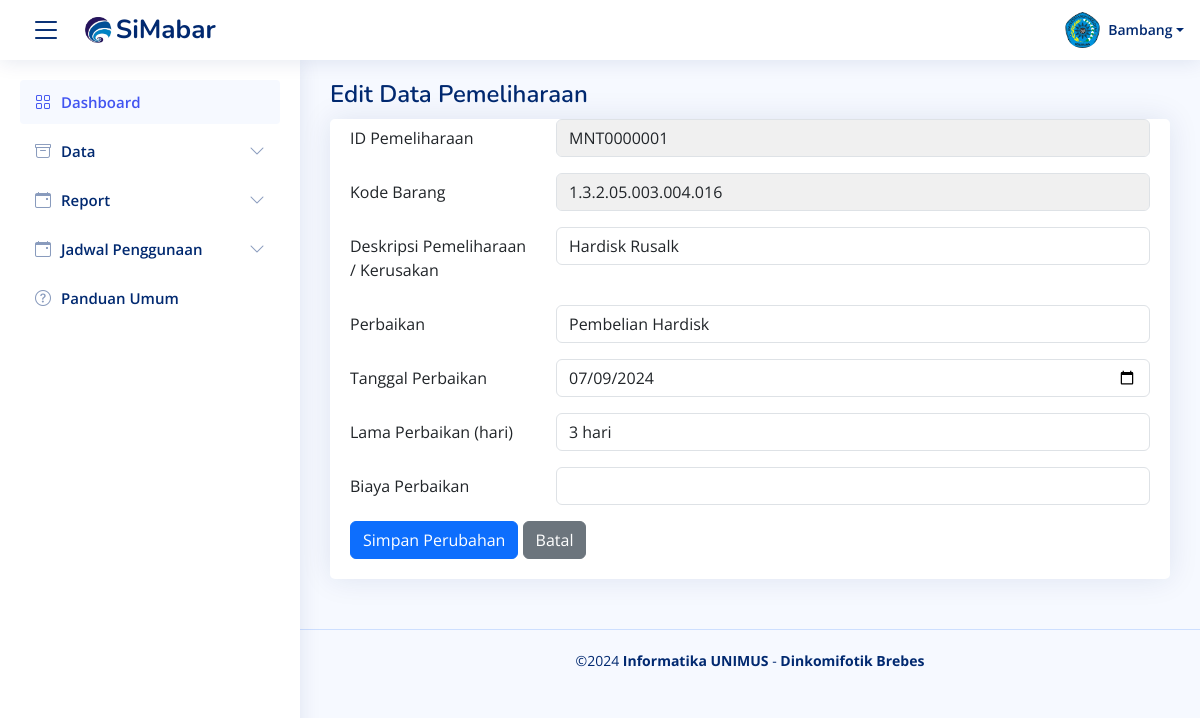
Screenshot of /frm_edit_pemeliharaan.php?id_pemeliharaan=MNT0000001 with the database file from the repository.
### tables this page shows
CREATE TABLE `data_pemeliharaan` (
  `id_pemeliharaan` varchar(50) NOT NULL,
  `kode_barang` varchar(50) NOT NULL,
  `desk_pemeliharaan` text DEFAULT NULL,
  `perbaikan` text DEFAULT NULL,
  `tgl_perbaikan` date DEFAULT NULL,
  `lama_perbaikan` varchar(50) DEFAULT NULL,
  `biaya_perbaikan` decimal(15,2) DEFAULT NULL
);

### frm_edit_pemeliharaan.php (the view, shortened to what this page needs)
<?php
include('koneksi/koneksi.php');
include('component/header.php');
$id_pemeliharaan = $_GET['id_pemeliharaan'];
$sql = "SELECT * FROM data_pemeliharaan WHERE id_pemeliharaan = '$id_pemeliharaan'";
$result = mysqli_query($conn, $sql);
if (mysqli_num_rows($result) == 1) {
    $row = mysqli_fetch_assoc($result);
} else {
    header('Location: Data_pemeliharaan.php');
    exit;
}
?>
<main id="main" class="main">
  <div class="pagetitle">
    <h1>Edit Data Pemeliharaan</h1>
  </div>
  <div class="card">
    <div class="card-body">
  <form id="editPemeliharaanForm" method="POST" action="proses/pemeliharaan/edit_pemeliharaan.php">
  <div class="row row mb-3">
      <label for="id_pemeliharaan" class="col-sm-3 col-form-label">ID Pemeliharaan</label>
      <div class="col-sm-9">
        <input type="text" id="id_pemeliharaan" name="id_pemeliharaan" class="form-control readonly-input" value="<?php echo htmlspecialchars($row['id_pemeliharaan']); ?>" readonly style="background-color: #f0f0f0;">
        </div>
    </div>
    <div class="row row mb-3">
      <label for="kode_barang" class="col-sm-3 col-form-label">Kode Barang</label>
      <div class="col-sm-9">
        <input type="text" id="kode_barang" name="kode_barang" class="form-control readonly-input" value="<?php echo htmlspecialchars($row['kode_barang']); ?>" readonly style="background-color: #f0f0f0;">
        </div>
    </div>
    <div class="row mb-3">
      <label for="desk_pemeliharaan" class="col-sm-3 col-form-label">Deskripsi Pemeliharaan / Kerusakan</label>
      <div class="col-sm-9">
        <input type="text" id="desk_pemeliharaan" name="desk_pemeliharaan" class="form-control readonly-input" value="<?php echo htmlspecialchars($row['desk_pemeliharaan']); ?>">
    </div>
    </div>
    <div class="row mb-3">
      <label for="perbaikan" class="col-sm-3 col-form-label">Perbaikan</label>
      <div class="col-sm-9">
        <input type="text" id="perbaikan" name="perbaikan" class="form-control readonly-input" value="<?php echo htmlspecialchars($row['perbaikan']); ?>">
    </div>
    </div>
    <div class="row mb-3">
      <label for="tgl_perbaikan" class="col-sm-3 col-form-label">Tanggal Perbaikan</label>
      <div class="col-sm-9">
        <input type="date" id="tgl_perbaikan" name="tgl_perbaikan" class="form-control" value="<?php echo htmlspecialchars($row['tgl_perbaikan']); ?>">
        </div>
    </div>
    <div class="row mb-3">
      <label for="lama_perbaikan" class="col-sm-3 col-form-label">Lama Perbaikan (hari)</label>
      <div class="col-sm-9">
        <input type="text" id="lama_perbaikan" name="lama_perbaikan" class="form-control " value="<?php echo htmlspecialchars($row['lama_perbaikan']); ?>">
    </div>
    </div>
    <div class="row mb-3">
      <label for="biaya_perbaikan" class="col-sm-3 col-form-label">Biaya Perbaikan</label>
      <div class="col-sm-9">
        <input type="number" id = "biaya perbaikan" name = "biaya_perbaikan" class="form-control" value="<?php echo htmlspecialchars($row['biaya_perbaikan']); ?> ">
        </div>
    </div>
    <button type="submit" class="btn btn-primary">Simpan Perubahan</button>
    <a href="Data_pemeliharaan.php" class="btn btn-secondary">Batal</a>
  </form>
    </div>
  </div>
</main>
<?php include("component/footer.php"); ?>

### css/style.css (style rules this page uses)
:root { scroll-behavior: smooth; }
body { font-family: "Open Sans", sans-serif; background: #f6f9ff; color: #444444; }
a { color: #4154f1; text-decoration: none; }
h1, h2, h3, h4, h5, h6 { font-family: "Nunito", sans-serif; }
#main { margin-top: 60px; padding: 20px 30px; transition: all 0.3s; }
.pagetitle { margin-bottom: 10px; }
.pagetitle h1 { font-size: 24px; margin-bottom: 0; font-weight: 600; color: #012970; }
.card { margin-bottom: 30px; border: none; border-radius: 5px; box-shadow: 0px 0 30px rgba(1, 41, 112, 0.1); }
.card-body { padding: 0 20px 20px 20px; }
@media (min-width: 1200px) { #main, #footer { margin-left: 300px; } }

### rows the page displays
data_pemeliharaan: id_pemeliharaan "MNT0000001", kode_barang "1.3.2.05.003.004.016", desk_pemeliharaan "Hardisk Rusalk", perbaikan "Pembelian Hardisk", tgl_perbaikan "07/09/2024", lama_perbaikan "3 hari"
